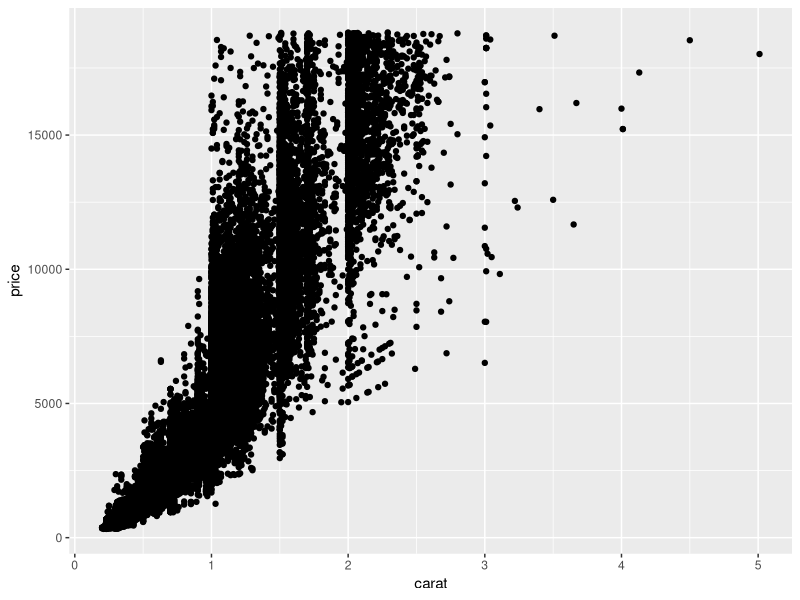
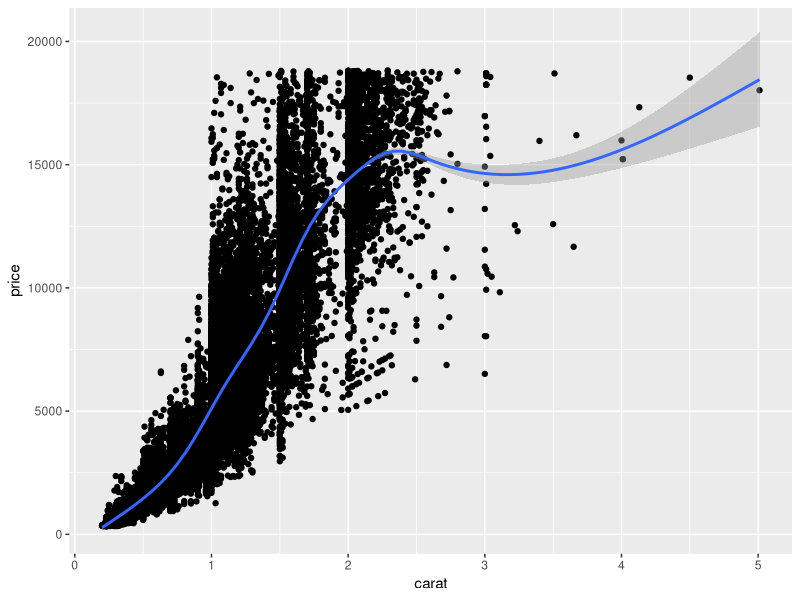
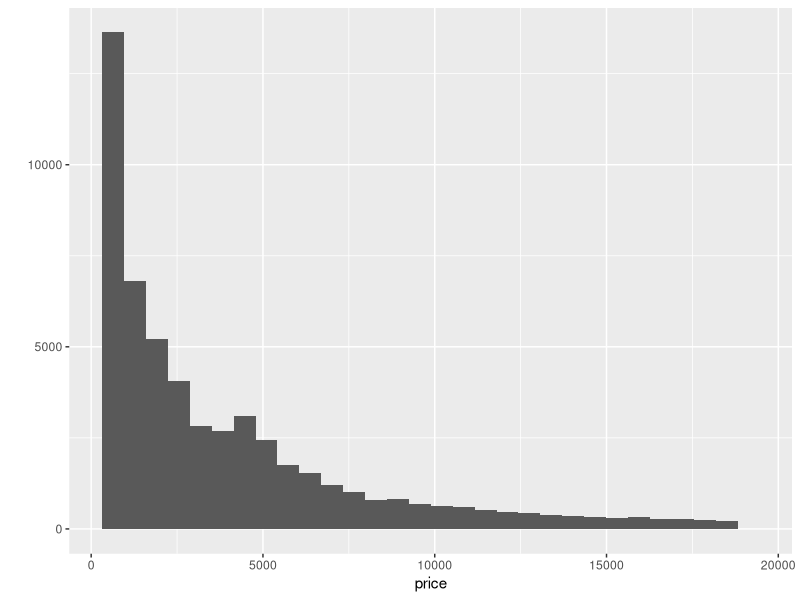
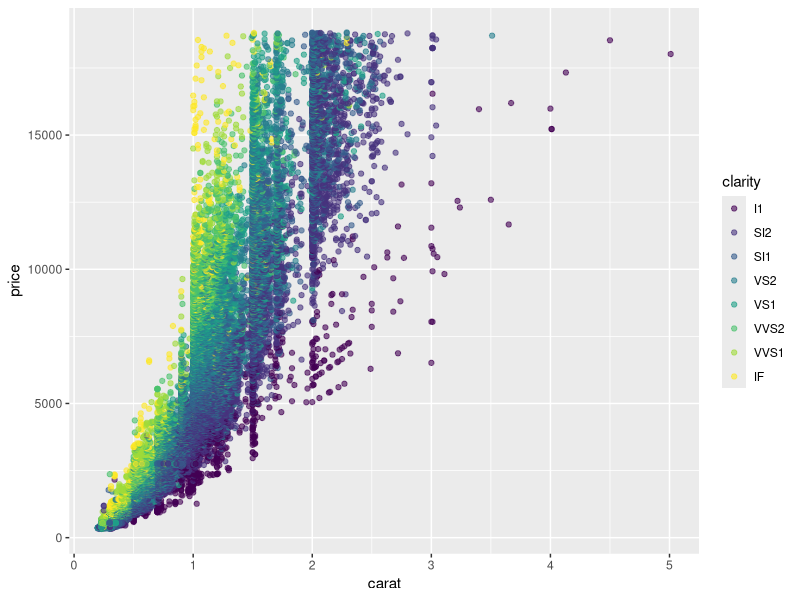
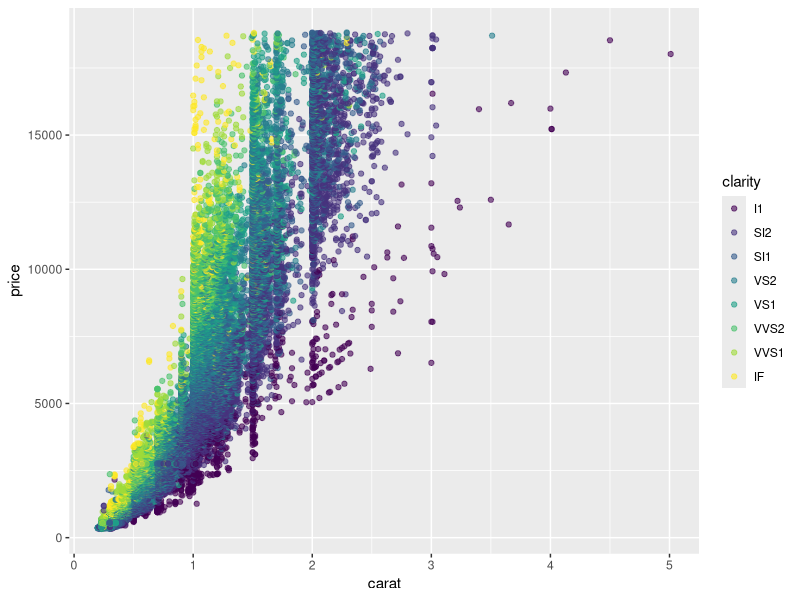
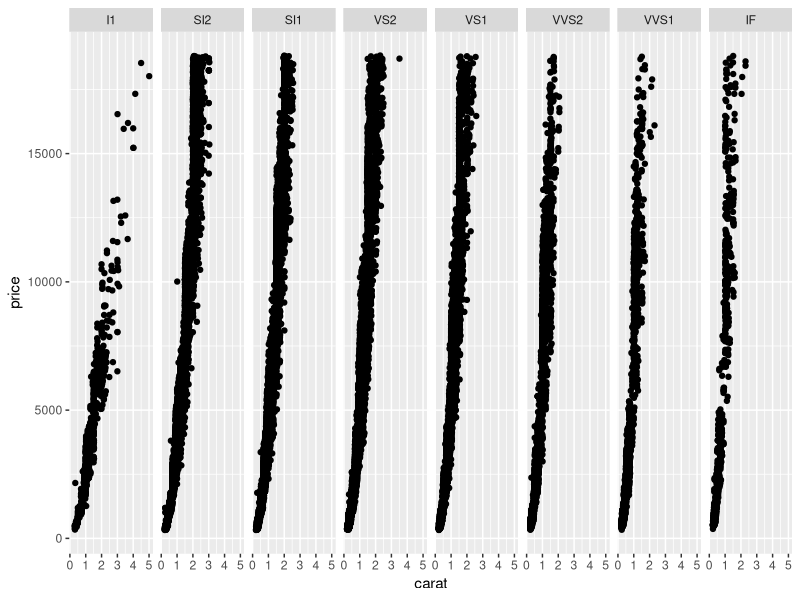
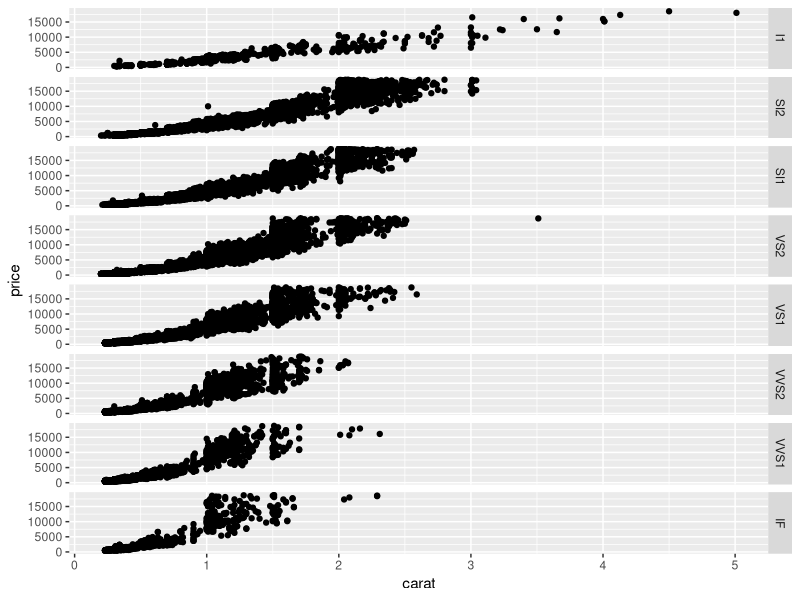
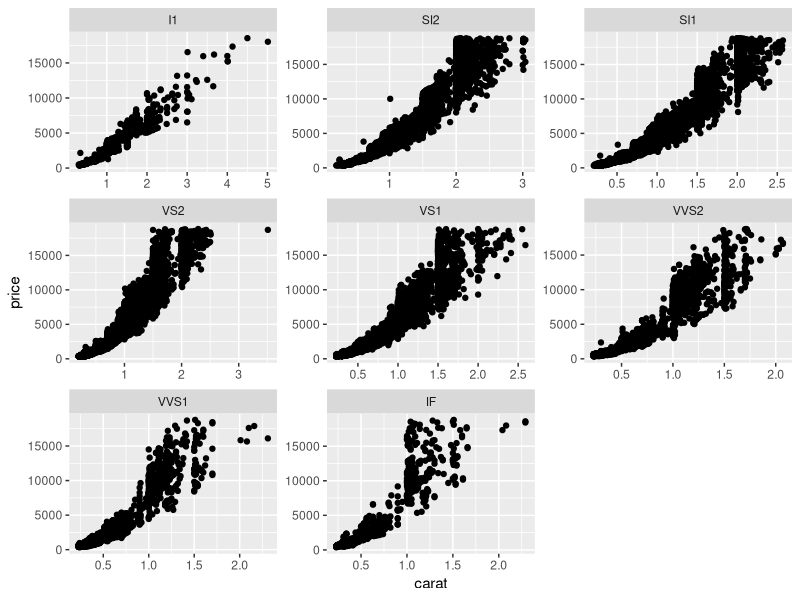

The R script that drew these images, in order:
## ---- chunk 1
knitr::opts_chunk$set(echo = TRUE)
library(tidyverse)

## ---- chunk 2
summary(diamonds)
dia <- diamonds
## ---- chunk 3

qplot(x = carat, y = price, data = diamonds) # by default if x and y supplied - will plot scatterplot (as geom = "point"), can use geom argument to change plot type.

qplot(x = carat, y = price, data = diamonds, geom = c("point","smooth"))

qplot(x = price, data = diamonds)
## ---- chunk 4

## Both options below work to generate scatterplot of price vs carat weight, colored by clarity rating:

#setting x, y variables locally (i.e., in geom_point):
ggplot(diamonds) +
  geom_point(aes(x = carat, y = price, color = clarity), alpha = 0.6) #alpha adjusts transparency - put outside of aes call to apply to all points

#setting x, y variables globally (i.e., in ggplot function call):
ggplot(diamonds, aes(x = carat, y = price)) +
  geom_point(aes(color = clarity), alpha = 0.6)
## ---- chunk 5

# Facet into columns with a single row
ggplot(diamonds, aes(x = carat, y = price)) +
  geom_point() +
  facet_grid(~clarity)

# Facet into rows with a single column
ggplot(diamonds, aes(x = carat, y = price)) +
  geom_point() +
  facet_grid(clarity~.)

# Facet into rectangular layout (rows and columns)
ggplot(diamonds, aes(x = carat, y = price)) +
  geom_point() +
  facet_wrap(~clarity, scales = "free")
